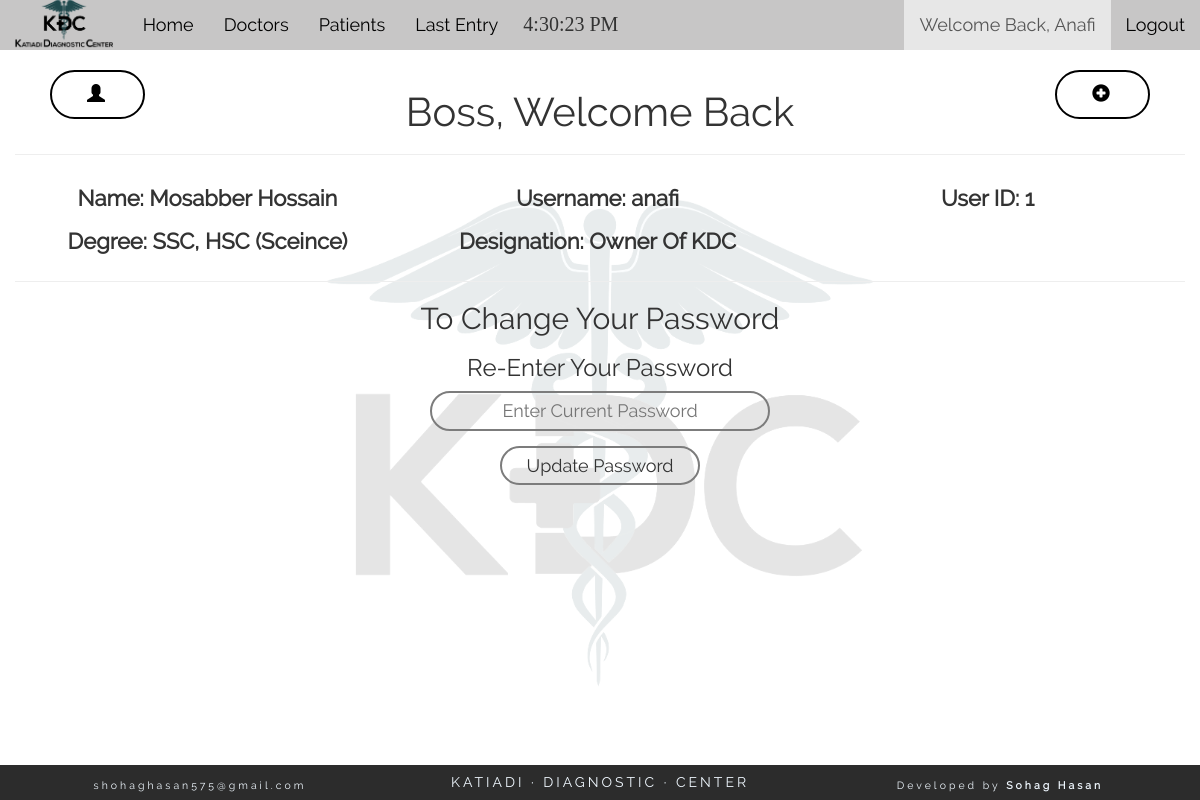
/user.php?u=anafi&s=n (signed in), run on the app's committed database.
### tables this page shows
CREATE TABLE "users" (
	`id`	INTEGER NOT NULL PRIMARY KEY AUTOINCREMENT,
	`username`	TEXT NOT NULL UNIQUE,
	`pass`	TEXT NOT NULL,
	`role`	TEXT NOT NULL,
	`status`	TEXT NOT NULL,
	`name`	TEXT NOT NULL,
	`degree`	TEXT,
	`desig`	TEXT
);

### user.php (the view, shortened to what this page needs)
<?php
	if(isset($_SESSION['username'])){
	require('config.php');
	$username=$_GET['u'];
	$sel= "SELECT * FROM users WHERE username='$username'";
	$res= $db-> query($sel);
	$data=$res-> fetchArray(SQLITE3_ASSOC);
?>
<section class="container-fluid" id="test_list" >
	<div class="row">
		<div class="col-md-12 text-center" style="position: relative;">
			<h1 class="main_title text-capitalize"><?php echo $data['role']; ?>, Welcome Back</h1>
			<hr>
			<a title="All Users" class="edit_button" style="left: 50px; right:auto; top: 0px;" href="view_user.php"><span class="glyphicon glyphicon-user" aria-hidden="true"></span></a>
			<?php if($_SESSION['role']==='boss'){ ?>  <a title="New User" class="edit_button" style="right: 50px; top: 0px;" href="add_user.php"><span class="glyphicon glyphicon-plus-sign" aria-hidden="true"></span></a><?php } ?>
		</div>
		<div class="col-md-12 text-center">
			<div class="col-md-4 title"><label style="font-size: 22px!important;" for="">Name: <?php echo $data['name']; ?></label></div>
			<div class="col-md-4 title"><label style="font-size: 22px!important;" for="">Username: <?php echo $data['username']; ?></label></div>
			<div class="col-md-4 title"><label style="font-size: 22px!important;" for="">User ID: <?php echo $data['id']; ?></label></div>
		</div>
		<div class="col-md-12 text-center">
			<div class="col-md-4 title"><label style="font-size: 22px!important;" for="">Degree: <?php echo $data['degree']; ?></label></div>
			<div class="col-md-4 title"><label style="font-size: 22px!important;" for="">Designation: <?php echo $data['desig']; ?></label></div>
			<div class="col-md-4 title"><label style="font-size: 22px!important;" for=""></label></div>
		</div>
		<div class="col-md-12 text-center"><hr>
		<?php
		if($success=$_GET['s']==='s'){
			echo "<h2 class='title'><b style='color:green;'>Password Updated!</b></h2><p><b>Now You Should Use Your New Password to Login!</b></p>";
		}else{ ?> <h2 class="title">To Change Your Password</h2><h3>Re-Enter Your Password</h3></div>
		<form method="post">
			<div class="col-md-4"></div>
			<div class="col-md-4">
				<div class="col-md-12 form_row" style="margin-bottom: 15px;"><input class="text-center" type="password" name="pass" placeholder="Enter Current Password" required></div>
				<div class="col-md-12 text-center"><input type="submit" value="Update Password" id="go"></div>
			</div>
			<div class="col-md-4"></div>
		</form>
		<?php } ?>
	</div>
</section>
<section class="text-center col-md-12" style="color: red; font-size: 18px;">
</section>
<?php
	}else{
	header('location: login.php');
	} ?>

### css/style.css (style rules this page uses)
* { font-family: "Raleway-Regular"; }
body { background: url(../pics/bg.png) center center no-repeat; background-size: contain; min-height: 100vh; padding-bottom: 39px; }
a > span { color: black; transition: all ease 400ms; }
.main_title { font-size: 40px !important; }
.title { font-size: 30px; }
.form_row { display: flex; }
select, input { border: 2px solid #7C7C7C; background-color: transparent; border-radius: 36px; padding: 5px 10px; outline: 0px; flex: 1; font-size: 18px!important; }
label, a { font-size: 18px !important; line-height: 25px; padding: 0px 5px 0px 0px; }
#go { transition: 200ms ease; padding-left: 25px; padding-right: 25px; }
.edit_button { position: absolute; top: -85px; right: 50px; border: 2px solid #000; border-radius: 25px; padding: 10px 35px; text-transform: uppercase; transition: all ease 200ms; letter-spacing: 3px; }

### data on the page
users: role "Boss", name "Mosabber Hossain", username "anafi", id "1", degree "SSC, HSC (Sceince)", desig "Owner Of KDC"

### other printed values
$_SESSION['username'] "Anafi"
